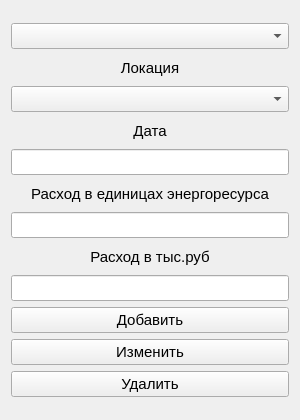
<?xml version="1.0" encoding="UTF-8"?>
<ui version="4.0">
 <class>spentdata</class>
 <widget class="QWidget" name="spentdata">
  <property name="geometry">
   <rect>
    <x>0</x>
    <y>0</y>
    <width>300</width>
    <height>420</height>
   </rect>
  </property>
  <property name="minimumSize">
   <size>
    <width>300</width>
    <height>420</height>
   </size>
  </property>
  <property name="maximumSize">
   <size>
    <width>300</width>
    <height>420</height>
   </size>
  </property>
  <property name="font">
   <font>
    <pointsize>11</pointsize>
   </font>
  </property>
  <property name="windowTitle">
   <string>Form</string>
  </property>
  <layout class="QVBoxLayout" name="verticalLayout_2">
   <item>
    <layout class="QVBoxLayout" name="verticalLayout">
     <item>
      <widget class="QComboBox" name="comboBox"/>
     </item>
     <item>
      <widget class="QLabel" name="label">
       <property name="maximumSize">
        <size>
         <width>16777215</width>
         <height>25</height>
        </size>
       </property>
       <property name="text">
        <string>Локация</string>
       </property>
       <property name="alignment">
        <set>Qt::AlignCenter</set>
       </property>
      </widget>
     </item>
     <item>
      <widget class="QComboBox" name="comboBox_2"/>
     </item>
     <item>
      <widget class="QLabel" name="label_2">
       <property name="maximumSize">
        <size>
         <width>16777215</width>
         <height>25</height>
        </size>
       </property>
       <property name="text">
        <string>Дата</string>
       </property>
       <property name="alignment">
        <set>Qt::AlignCenter</set>
       </property>
      </widget>
     </item>
     <item>
      <widget class="QLineEdit" name="lineEdit"/>
     </item>
     <item>
      <widget class="QLabel" name="label_3">
       <property name="maximumSize">
        <size>
         <width>16777215</width>
         <height>25</height>
        </size>
       </property>
       <property name="text">
        <string>Расход в единицах энергоресурса</string>
       </property>
       <property name="alignment">
        <set>Qt::AlignCenter</set>
       </property>
      </widget>
     </item>
     <item>
      <widget class="QLineEdit" name="lineEdit_2"/>
     </item>
     <item>
      <widget class="QLabel" name="label_4">
       <property name="maximumSize">
        <size>
         <width>16777215</width>
         <height>25</height>
        </size>
       </property>
       <property name="text">
        <string>Расход в тыс.руб</string>
       </property>
       <property name="alignment">
        <set>Qt::AlignCenter</set>
       </property>
      </widget>
     </item>
     <item>
      <widget class="QLineEdit" name="lineEdit_3"/>
     </item>
     <item>
      <widget class="QPushButton" name="pushButton">
       <property name="text">
        <string>Добавить</string>
       </property>
      </widget>
     </item>
     <item>
      <widget class="QPushButton" name="pushButton_2">
       <property name="text">
        <string>Изменить</string>
       </property>
      </widget>
     </item>
     <item>
      <widget class="QPushButton" name="pushButton_3">
       <property name="text">
        <string>Удалить</string>
       </property>
      </widget>
     </item>
    </layout>
   </item>
  </layout>
 </widget>
 <resources/>
 <connections/>
</ui>
